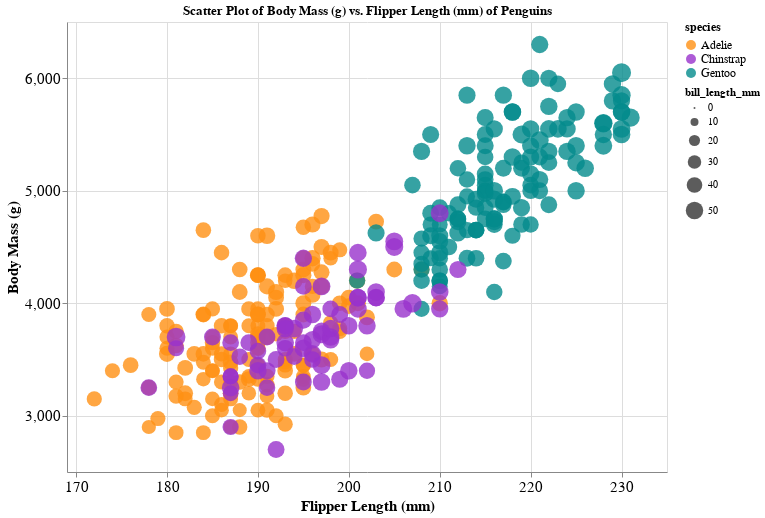

The notebook cell saved with this chart:
### Code cell
import pandas as pd
import altair as alt

# Please Note: For this atlair replication, I am choosing to employ a technical achievement:
# I am filling in every NA value in the loaded dataset with the current average value (for quantities) or most frequent value (for categorical data) in that column.
# I am employing this technical improvement because NA/NAN values are unhashable in Python, which creates errors when trying to scatter all of the data.

column_list = ["species", "bill_length_mm", "flipper_length_mm", "body_mass_g"]
species_domain = ["Adelie", "Chinstrap", "Gentoo"]
species_color_range = ["#FF9013", "#9932CC", "#048B8C"]

dataframe = pd.read_csv(
    "../penglings.csv",
    usecols=column_list,  # Select only subsets of columns from the csv file, which allows for more efficient file reading.
    na_filter=False,  # Do not filter data rows with NA values.
)

# Fill in the NA values using the current mean or mode (mode used for species name) of the selected column:
for (feature_name, feature_data) in dataframe.items():
    if feature_name == column_list[0]:
        dataframe[feature_name].fillna(value=dataframe[feature_name].mode(), inplace=True)
    else: 
        dataframe[feature_name] = pd.to_numeric(dataframe[feature_name], errors='coerce')
        dataframe[feature_name].fillna(value=dataframe[feature_name].mean(), inplace=True)

alt.Chart(dataframe, title="Scatter Plot of Body Mass (g) vs. Flipper Length (mm) of Penguins").mark_circle(opacity=0.8).encode(
    alt.X("flipper_length_mm:Q", title="Flipper Length (mm)", sort=alt.EncodingSortField('x', order='ascending'), scale=alt.Scale(domain=[169, 235]), axis=alt.Axis(tickCount=7)),
    alt.Y("body_mass_g:Q", title="Body Mass (g)", sort=alt.EncodingSortField('y', order='descending'), scale=alt.Scale(domain=[2500, 6500]), axis=alt.Axis(tickCount=4)),
    alt.Color("species",
              scale=alt.Scale(domain=species_domain, range=species_color_range),
              legend=alt.Legend(
                  title="species",
                  orient='right',
                  titleFontSize=12,
                  labelFontSize=12)),
    alt.Size("bill_length_mm:Q", title="bill_length_mm"),
    tooltip=["species", "flipper_length_mm:Q", "body_mass_g:Q", "bill_length_mm:Q"]
).interactive().properties(
    height=450, width=600
).configure_axis(
    titleFontSize=15,
    labelFontSize=15,
)

### Figure 1 — Vega-Lite specification as saved in the notebook (floating-point values rounded to 4 significant figures; data arrays with more than 128 entries replaced by an {"elided": "..."} marker saying what was removed)
{"config": {"view": {"continuousWidth": 300, "continuousHeight": 300}, "axis": {"labelFontSize": 15, "titleFontSize": 15}}, "data": {"name": "data-17d22539aed911001ee48b112a9d12fd"}, "mark": {"type": "circle", "opacity": 0.8}, "encoding": {"color": {"field": "species", "legend": {"labelFontSize": 12, "orient": "right", "title": "species", "titleFontSize": 12}, "scale": {"domain": ["Adelie", "Chinstrap", "Gentoo"], "range": ["#FF9013", "#9932CC", "#048B8C"]}, "type": "nominal"}, "size": {"field": "bill_length_mm", "title": "bill_length_mm", "type": "quantitative"}, "tooltip": [{"field": "species", "type": "nominal"}, {"field": "flipper_length_mm", "type": "quantitative"}, {"field": "body_mass_g", "type": "quantitative"}, {"field": "bill_length_mm", "type": "quantitative"}], "x": {"axis": {"tickCount": 7}, "field": "flipper_length_mm", "scale": {"domain": [169, 235]}, "sort": {"field": "x", "order": "ascending"}, "title": "Flipper Length (mm)", "type": "quantitative"}, "y": {"axis": {"tickCount": 4}, "field": "body_mass_g", "scale": {"domain": [2500, 6500]}, "sort": {"field": "y", "order": "descending"}, "title": "Body Mass (g)", "type": "quantitative"}}, "height": 450, "params": [{"name": "param_3", "select": {"type": "interval", "encodings": ["x", "y"]}, "bind": "scales"}], "title": "Scatter Plot of Body Mass (g) vs. Flipper Length (mm) of Penguins", "width": 600, "$schema": "https://vega.github.io/schema/vega-lite/v5.16.3.json", "datasets": {"data-17d22539aed911001ee48b112a9d12fd": {"elided": "344 records"}}}
